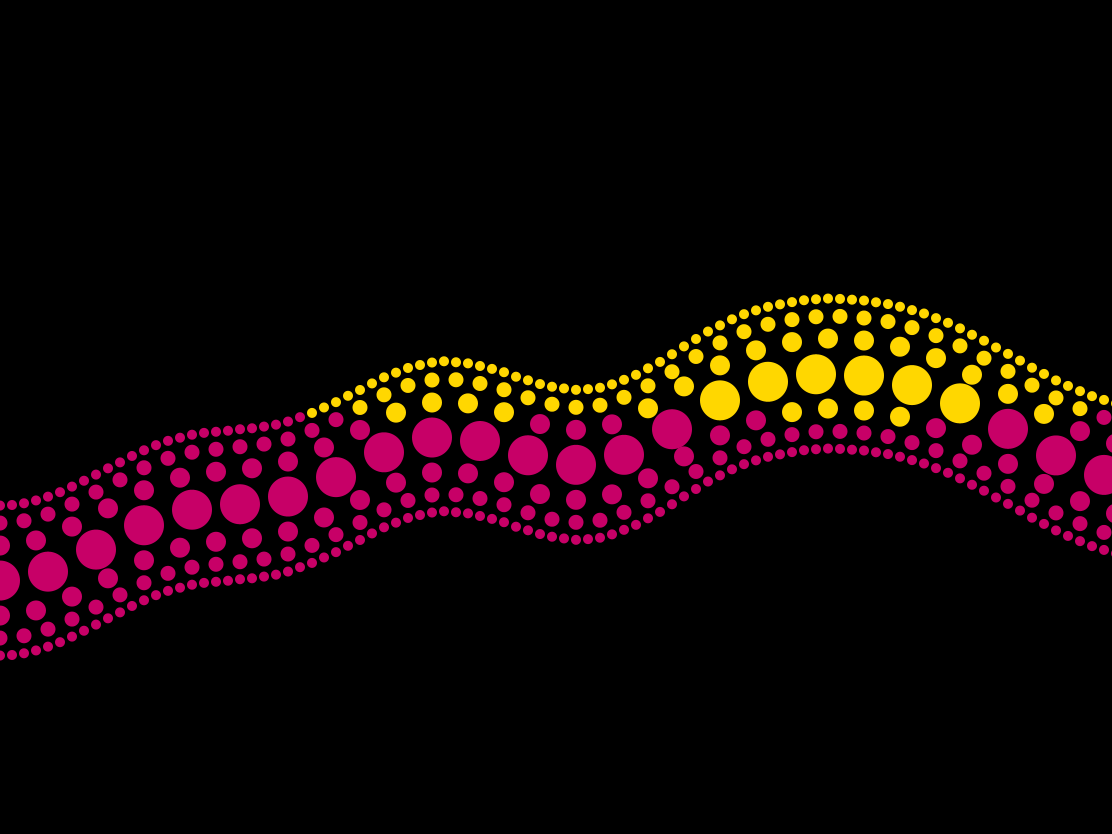
Frame 1 (no input)
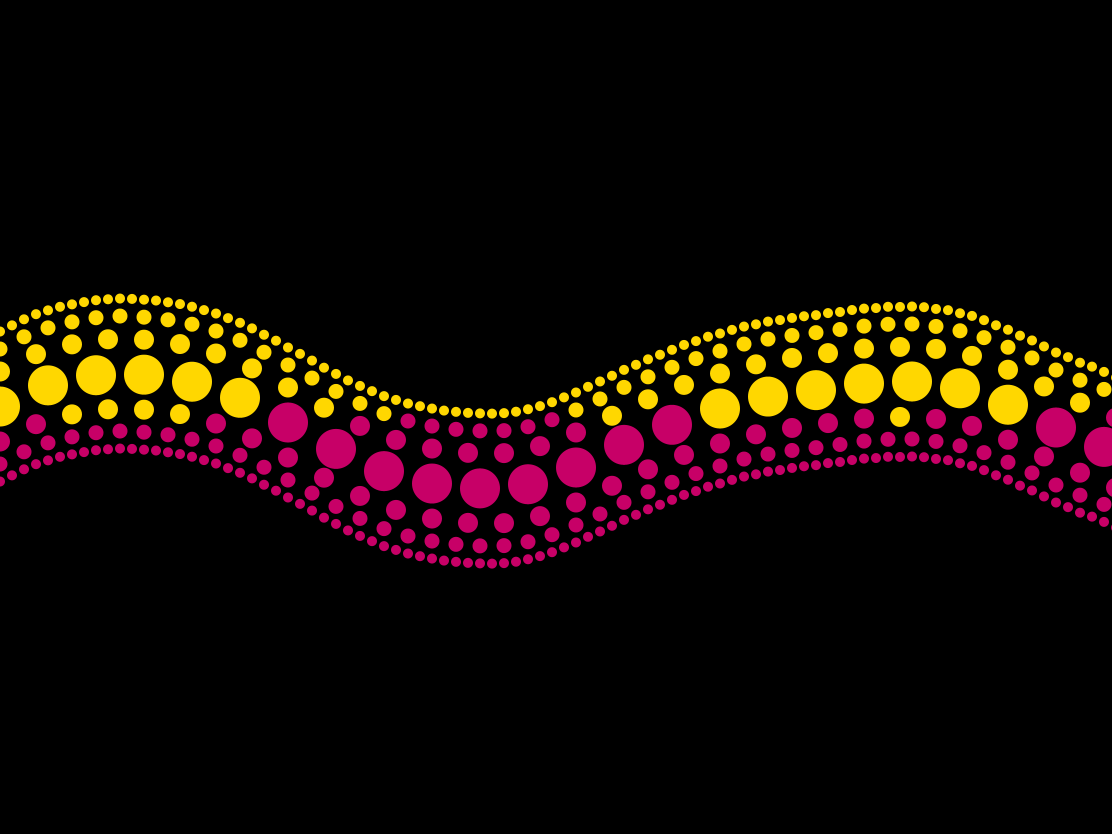
Frame 60 (the mouse pressed at the canvas centre just before this capture)
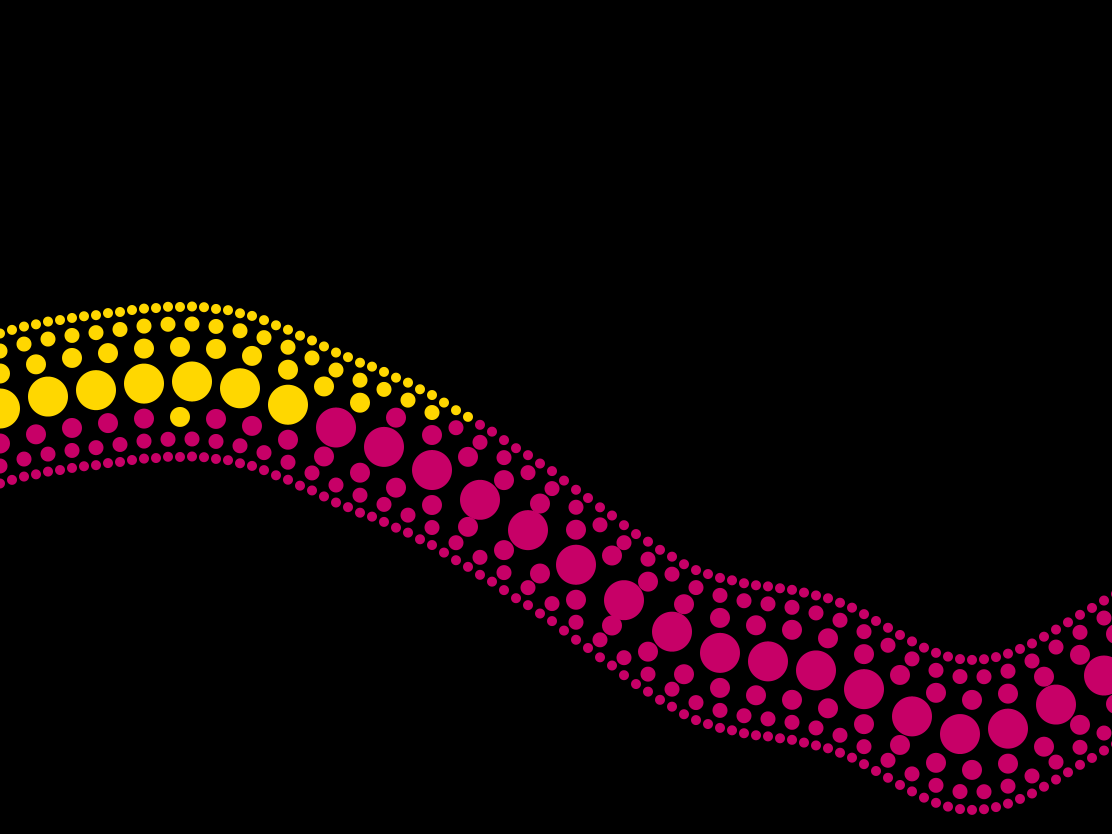
Frame 120 (the mouse held since frame 60 and released just before this capture)

The Processing sketch that drew these frames (run headless with seeded random() and noise(); from frame 60 on, the mouse is pressed at the canvas centre):

// Processing sketch: sketch_230218a
// ── sketch_230218a.pde
// こちらがオリジナルです。
// 【作者】KKeethさん
// 【作品名】My Fun Art of Yayoi Kusama
// https://neort.io/art/cfblhmsn70rvflp1k0a0

float r = 10;
float inc = 0.01;
float start = 0;
float level = 3;
boolean isDark = true;

void setup() {
  size(1112, 834);
  noStroke();
}

void draw() {
  if (isDark) {
    background(0);
  } else {
    fill(#FFD700);
    rect(0, 0, width, height / 2.0f);
    fill(#c70067);
    rect(0, height / 2.0f, width, height / 2.0f);
  }

  float xoff = start;

  for (float x = 0; x < width; x += r) {
    float y = noise(xoff) * height;

    if (isDark) fill(#FFD700);
    else fill(0);

    if (isDark && y > height / 2.0f) fill(#c70067);
    ellipse(x * 1.2, y, r, r);

    if (isDark && (y + 1.25 * r + 0.5 * r) > height / 2.0f) fill(#c70067);
    if (x % 20 == 0) ellipse(x * 1.2, y + 1.25 * r + 0.5 * r, 1.5 * r, 1.5 * r);

    if (isDark && (y + 3 * r + r) > height / 2) fill(#c70067);
    if (x % 30 == 0) ellipse(x * 1.2, y + 3 * r + r, 2 * r, 2 * r);

    if (isDark && (y + 6 * r + 1.5 * r) > height / 2.0f) fill(#c70067);
    if (x % 40 == 0) ellipse(x * 1.2, y + 6 * r + 1.5 * r, 4 * r, 4 * r);

    if (isDark && (y + 9 * r + 2 * r) > height / 2.0f) fill(#c70067);
    if (x % 30 == 0) ellipse(x * 1.2, y + 9 * r + 2 * r, 2 * r, 2 * r);

    if (isDark && (y + 10.75 * r + 2.5 * r) > height / 2.0f) fill(#c70067);
    if (x % 20 == 0) ellipse(x * 1.2, y + 10.75 * r + 2.5 * r, 1.5 * r, 1.5 * r);

    if (isDark && (y + 12 * r + 3 * r) > height / 2.0f) fill(#c70067);
    ellipse(x * 1.2, y + 12 * r + 3 * r, r, r);

    xoff += inc;
  }

  start += inc;
}

void keyPressed() {
  if (key == 'c') isDark = !isDark;
}
